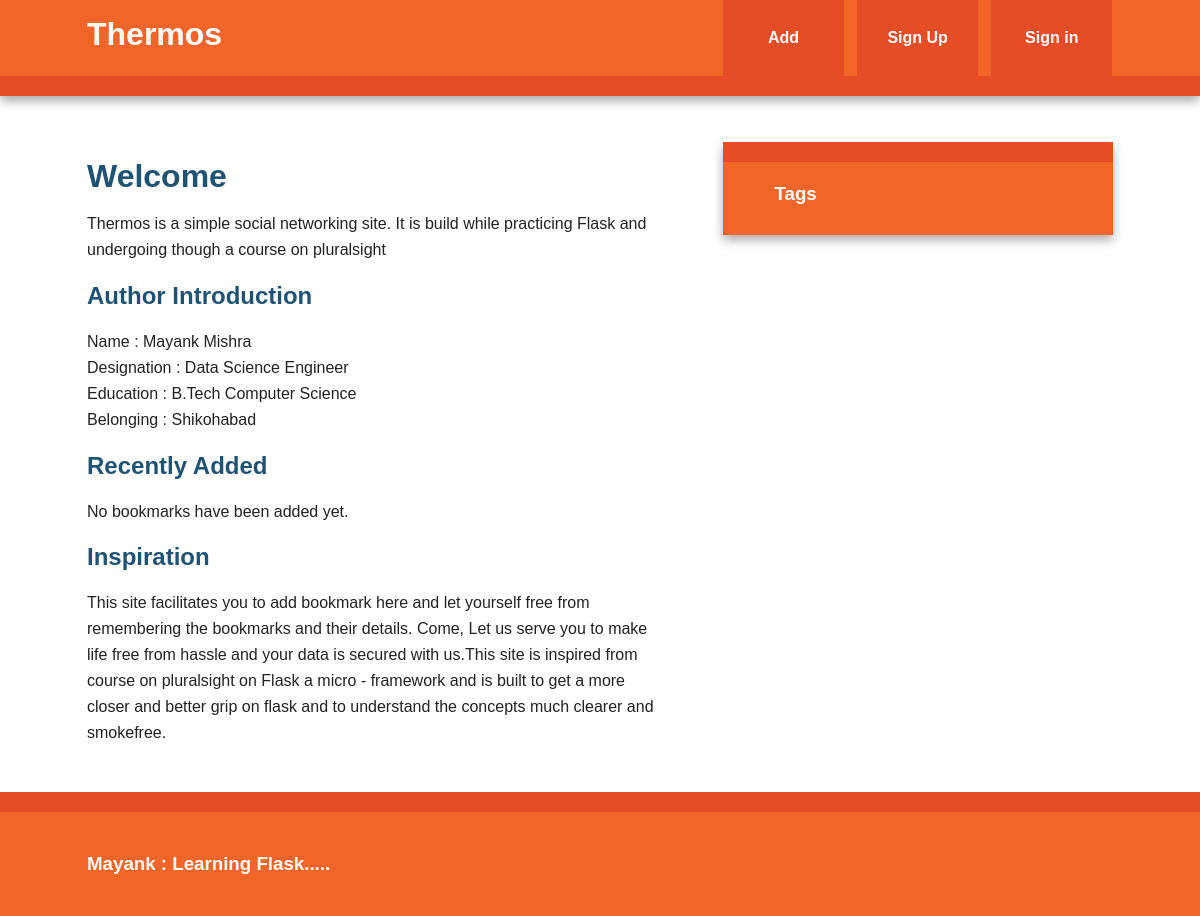
The page /index on the database as committed earlier.
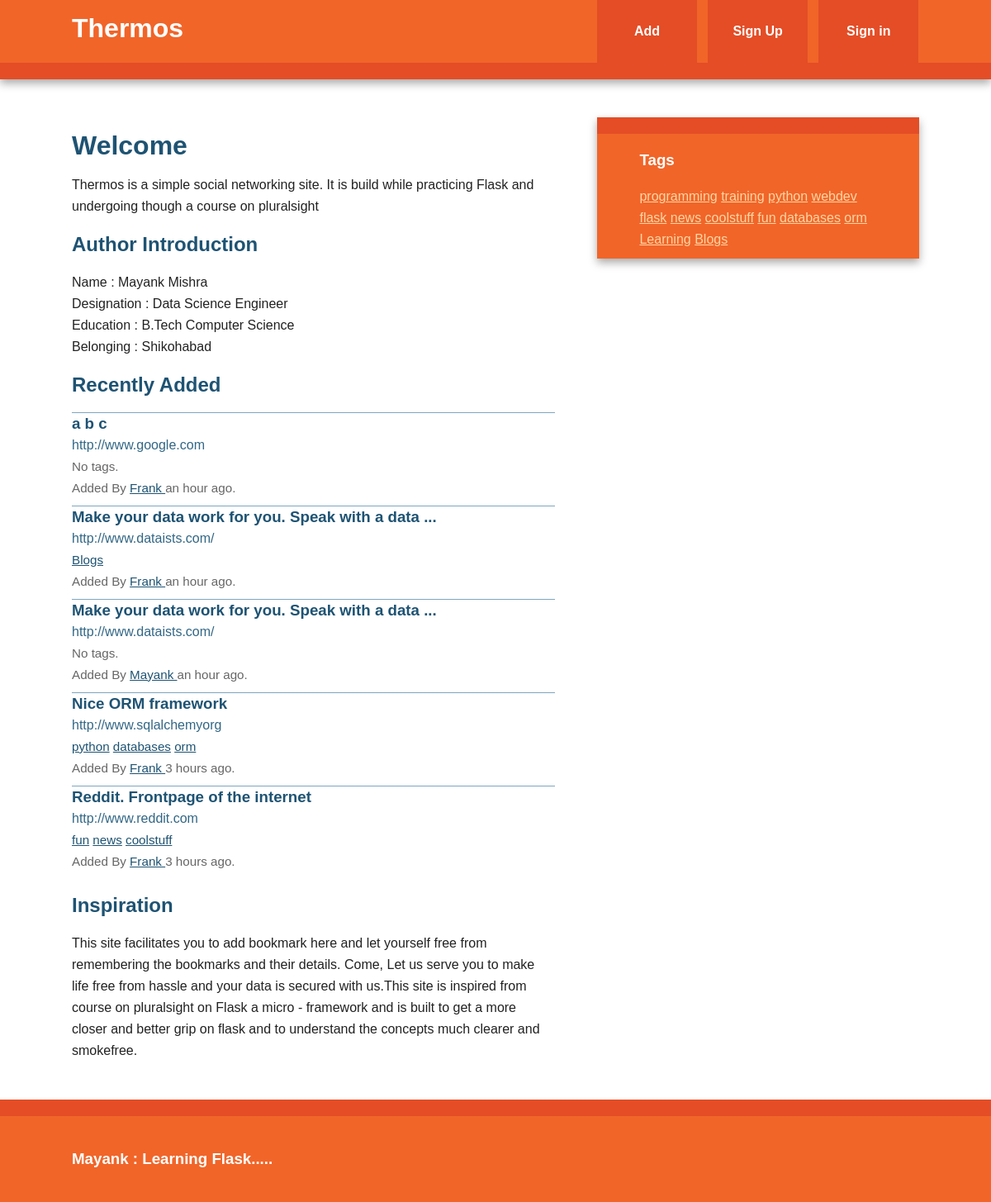
The same page on the database as committed later.
### models.py (models this page shows, shortened)
class User(db.Model, UserMixin):
    id = db.Column(db.Integer, primary_key = True)
    username = db.Column(db.String(80), unique = True)
    email = db.Column(db.String(120), unique = True)
    bookmarks = db.relationship('Bookmark', backref = 'user', lazy = 'dynamic')
    password_hash = db.Column(db.String)
    @property
    def password(self):
        raise AttributeError('password write-only field')

class Bookmark(db.Model):
    id = db.Column(db.Integer, primary_key = True)
    url = db.Column(db.Text, nullable = False)
    date = db.Column(db.DateTime, default = datetime.utcnow)
    description = db.Column(db.String(300))
    user_id = db.Column(db.Integer, db.ForeignKey('user.id'), nullable = False)
    _tags = db.relationship('Tag', secondary = tags, backref = db.backref('bookmarks', lazy = 'dynamic'))
    @staticmethod
    def newest(num):
        return Bookmark.query.order_by(desc(Bookmark.date)).limit(num)
    @property
    def tags(self):
        return ','.join([t.name for t in self._tags])
    @tags.setter
    def tags(self, string):
        if string:
            self._tags = [Tag.get_or_create(name) for name in string.split(',')]

class Tag(db.Model):
    id = db.Column(db.Integer, primary_key = True)
    name = db.Column(db.String(25), nullable = False, unique = True, index = True)
    @staticmethod
    def all():
        return Tag.query.all()
    def __repr__(self):
        return self.name

### view.py (the view)
@app.route('/')
@app.route('/index')
def index():
    return render_template('index.html', title = "Author Introduction", \
    user = Author('Mayank', 'Mishra', 'Data Science Engineer', 'B.Tech Computer Science', 'Shikohabad'), \
    new_bookmarks = Bookmark.newest(5))

### author.py (called while the page is built)
    def Firstname(self):
        return "{} ".format(self.firstname)

    def Lastname(self):
        return "{}".format(self.lastname)

    def Occupation(self):
        return "{}".format(self.occupation)

    def Education(self):
            return "{} ".format(self.education)

    def Belonging(self):
        return "{} ".format(self.belonging)

### view.py (called while the page is built)
@app.context_processor
def inject_tags():
    return dict(all_tags = Tag.all)

### templates/index.html (shortened to what this page needs)
{% extends "base.html" %}
{% block content %}
    <article>
        <header>
              <h1>Welcome</h1>
              <p>Thermos is a simple social networking site. It is build while practicing Flask and undergoing though a course on pluralsight </p>
        </header>
        <section>
              <h2>{{ title }}</h2>
              <p>Name : {{ user.Firstname()}} {{user.Lastname()}} <br/>
                 Designation : {{user.Occupation()}} <br/>
                 Education : {{user.Education()}} <br/>
                 Belonging : {{user.Belonging()}}
              </p>
        </section>
        <section>
              <h2>Recently Added</h2>
              {% if new_bookmarks.count() > 0 %}
                  {% with bookmarks = new_bookmarks %}
                        {% include 'bookmarks_list.html' %}
                  {% endwith %}
              {% else %}
                  No bookmarks have been added yet.
              {% endif %}
        </section>
        <section>
              <h2>Inspiration</h2>
              <p>This site facilitates you to add bookmark here and let yourself free from remembering the bookmarks and their details. Come, Let us serve you to make life free from hassle and your data is secured with us.This site is inspired from course on pluralsight on Flask a micro - framework and is built to get a more closer and better grip on flask and to understand the concepts much clearer and smokefree.</p>
        </section>
    </article>
{% endblock %}

### templates/base.html (shortened to what this page needs)
<!doctype html>
<html class="no-js" lang="">
    <head>
        {% block styles %}
            <link rel="stylesheet" href="{{url_for('static', filename = 'css/normalize.min.css')}}">
            <link rel="stylesheet" href="{{url_for('static', filename = 'css/main.css')}}">
        {% endblock %}
    </head>
    <body>
        <div class="header-container">
            <header class="wrapper clearfix">
                <a href="{{url_for('index')}}"><h1 class="title">Thermos</h1></a>
                <nav>
                    <ul>
                        <li><a href="{{ url_for('add') }}">Add</a></li>
                        {% if current_user.is_authenticated %}
                            <li><a href=" {{ url_for('user', username = current_user.username) }} ">My Links</a></li>
                            <li><a href=" {{ url_for('logout') }} ">Sign out</a></li>
                        {% else %}
                            <li><a href=" {{ url_for('signup') }} ">Sign Up</a></li>
                            <li><a href=" {{ url_for('login') }} ">Sign in</a></li>
                        {% endif %}
                    </ul>
                </nav>
            </header>
        </div>
        <div class="main-container">
            <div class="main wrapper clearfix">
                {% block content %}
                {% endblock %}
                {% block sidebar %}
                    <aside>
                        <h3>Tags</h3>
                        {% for t in all_tags() %}
                              <a href = '{{ url_for("tag", name = t) }}'>{{ t }}</a>
                        {% endfor %}
                    </aside>
                {% endblock %}
            </div>
        </div>
        <div class="footer-container">
            <footer class="wrapper">
                <h3>Mayank : Learning Flask.....</h3>
            </footer>
        </div>
    </body>
</html>

### templates/bookmarks_list.html (shortened to what this page needs)
<ul class = 'bookmarks'>
    {% for bookmark in bookmarks %}
        <li>
              <a class = 'header' href = '{{ bookmark.url }}'>
                  <h3 class = 'description'>
                      {{ bookmark.description|truncate(50, killwords = True) }}
                  </h3>
                  <span class = 'url'>
                    {{ bookmark.url|truncate(50, killwords = True) }}
                  </span>
              </a>
              <div class = 'info'>
                  <span class = 'tags'>
                      {% if bookmark.tags %}
                            {% for t in bookmark._tags %}
                                  <a href = '{{ url_for("tag", name = t) }}'>{{ t }}</a>
                            {% endfor %}
                      {% else %}
                            No tags.
                      {% endif %}
                  </span>
                  <br>
                  Added By <a href = '{{ url_for("user", username = bookmark.user.username) }}'>
                    {{ bookmark.user.username }}
                  </a>
                  {{ moment(bookmark.date).fromNow() }}.
              </div>
        </li>
    {% endfor %}
</ul>

### static/css/main.css (style rules this page uses)
html { color: #222; font-size: 1em; line-height: 1.4; }
body { font: 16px/26px Helvetica, Helvetica Neue, Arial; }
.wrapper { width: 90%; margin: 0 5%; }
.header-container { border-bottom: 20px solid #e44d26; }
.footer-container, .main aside { border-top: 20px solid #e44d26; }
.header-container, .footer-container, .main aside { background: #f16529; }
.title { color: white; }
nav ul { margin: 0; padding: 0; list-style-type: none; }
nav a { display: block; margin-bottom: 10px; padding: 15px 0; text-align: center; text-decoration: none; font-weight: bold; color: white; background: #e44d26; }
.main { padding: 30px 0; }
.main article h1 { font-size: 2em; }
.main aside { color: white; padding: 0px 5% 10px; }
.footer-container footer { color: white; padding: 20px 0; }
a, a:visited { color: #1E5373; }
aside a { color: #FFD6A3; }
h1, h2, h3, h4, h5, h6 { color: #1E5373; }
.main aside h3, footer h3, footer a, footer a:visited { color: white;`` }
ul.bookmarks { list-style: none none; padding-left: 0; }
ul.bookmarks li { padding-bottom: .5em; border-top: 1px solid #7EA6BF; padding: 12m 0; }
a.header { color: #326786; text-decoration: none; display: block; }
a.header h3 { margin: 0 0; }
div.info { font-size: .95em; color: #666666; }
@media only screen and (min-width: 480px) { nav a { float: left; width: 27%; margin: 0 1.7%; padding: 25px 2%; margin-bottom: 0; } }
@media only screen and (min-width: 480px) { nav li:first-child a { margin-left: 0; } }
@media only screen and (min-width: 480px) { nav li:last-child a { margin-right: 0; } }
@media only screen and (min-width: 480px) { nav ul li { display: inline; } }
@media only screen and (min-width: 768px) { .header-container, .main aside { -webkit-box-shadow: 0 5px 10px #aaa; -moz-box-shadow: 0 5px 10px #aaa; box-shadow: 0 5px 10px #aaa; } }
@media only screen and (min-width: 768px) { .title { float: left; } }
@media only screen and (min-width: 768px) { nav { float: right; width: 38%; } }
@media only screen and (min-width: 768px) { .main article { float: left; width: 57%; } }
@media only screen and (min-width: 768px) { .main aside { float: right; width: 28%; } }
@media only screen and (min-width: 1140px) { .wrapper { width: 1026px; margin: 0 auto; } }
.clearfix:before, .clearfix:after { content: " "; display: table; }
.clearfix:after { clear: both; }
.clearfix { *zoom: 1; }

Rows that differ between the two databases and show on the page:
added User: Firstname "Mayank"
added Bookmark: description "a b c", url "http://www.google.com", shows "No tags.", user.username "Frank", date "an hour ago"
added Bookmark: description "Make your data work for you. Speak with a data ...", url "http://www.dataists.com/", user.username "Frank", date "an hour ago"
added Tag: name "Blogs"
added Bookmark: description "Make your data work for you. Speak with a data ...", url "http://www.dataists.com/", shows "No tags.", user.username "Mayank", date "an hour ago"
added Bookmark: description "Nice ORM framework", url "http://www.sqlalchemyorg", user.username "Frank", date "3 hours ago"
added Tag: name "python"
added Tag: name "databases"
added Tag: name "orm"
added Bookmark: description "Reddit. Frontpage of the internet", url "http://www.reddit.com", user.username "Frank", date "3 hours ago"
added Tag: name "fun"
added Tag: name "news"
added Tag: name "coolstuff"
added Tag: name "programming", shown under "Tags"
added Tag: name "training", shown under "Tags"
added Tag: name "webdev", shown under "Tags"
added Tag: name "flask", shown under "Tags"
added Tag: name "Learning", shown under "Tags"
Other text that changed with them:
{{ user.Firstname() }}: "Mayank" → (not shown)
text no longer shown: "No bookmarks have been added yet."
